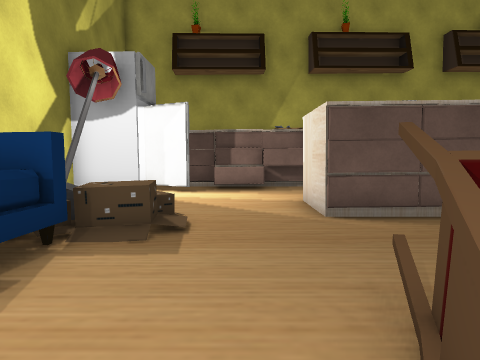
view 1 (above)

17 first-person views from a walk through a Unity game level. The camera is 1.2 m above the floor, tilts 4° down and sees 70° across. The floor is counted in squares, 1 m on a side. Each view is taken from the middle of a square. On the plan, view 1 faces up. The plan holds only what a view shows up to about 14 squares ahead; the rest is blank. The place goes on beyond the plan. Door leaves are left out, so doorways stand open. Some surface patterns are stand-ins.

view 2
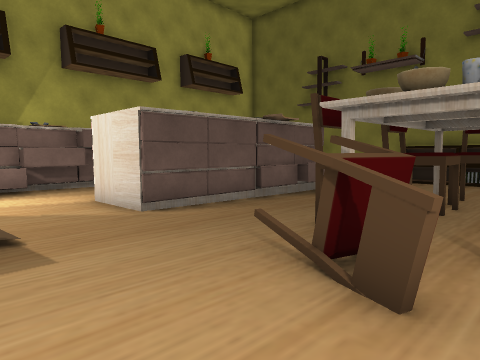

view 3
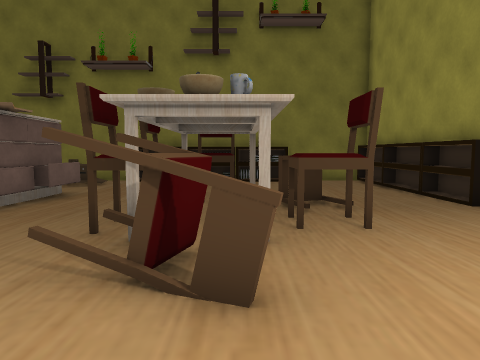

view 4
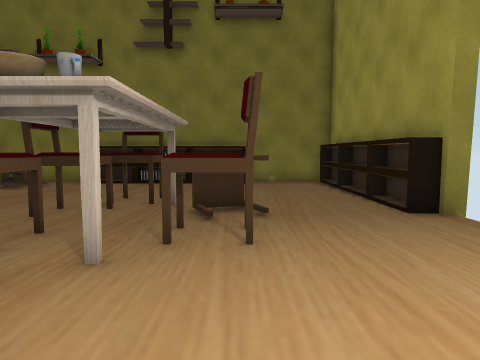

view 5
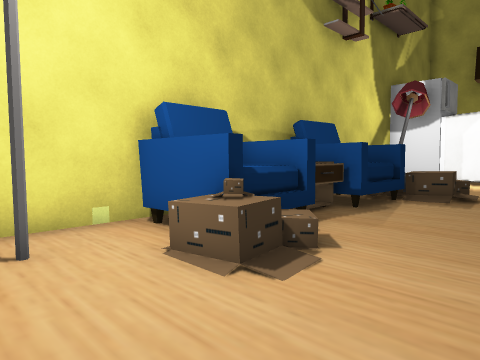

view 6
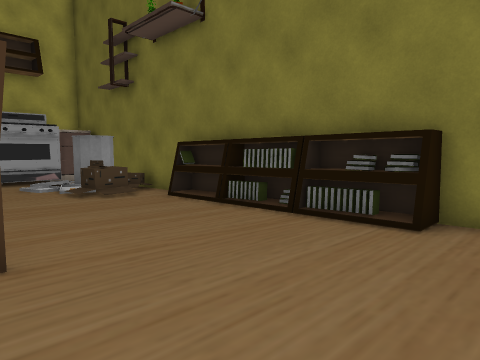

view 7
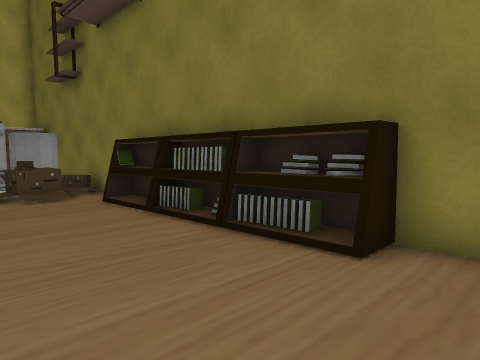

view 8
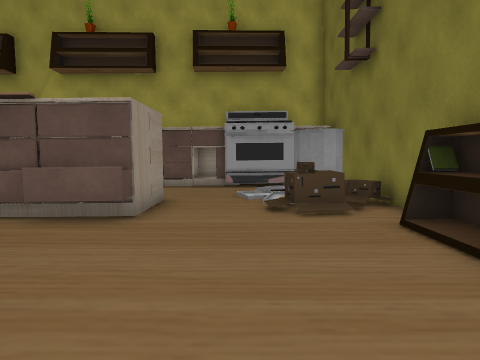

view 9
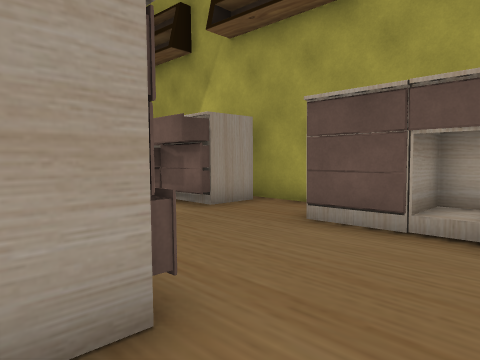

view 10
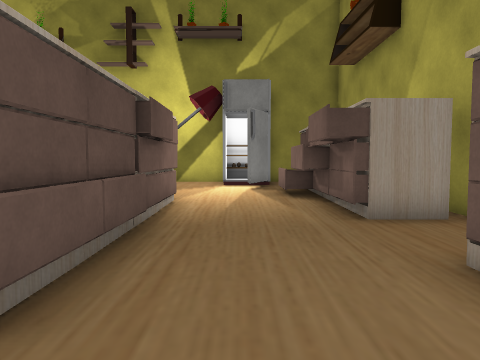

view 11
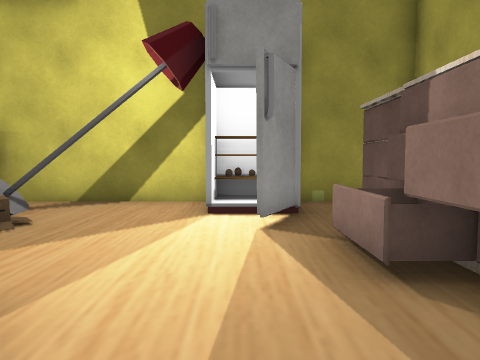

view 12
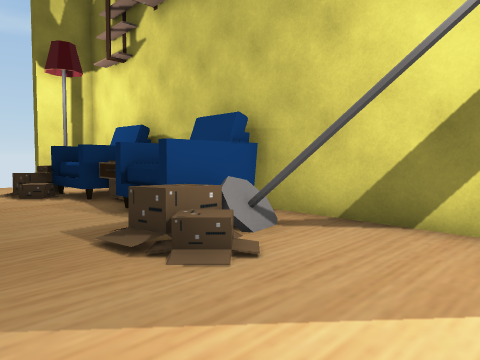

view 13
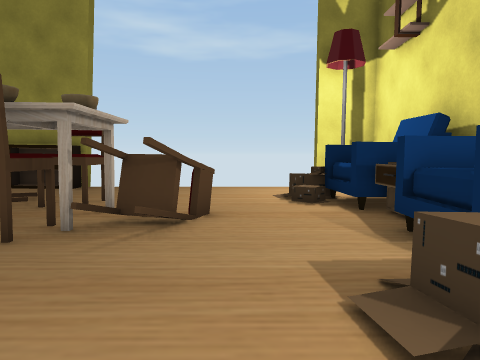

view 14
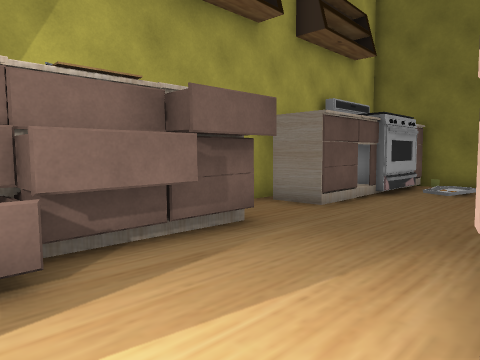

view 15
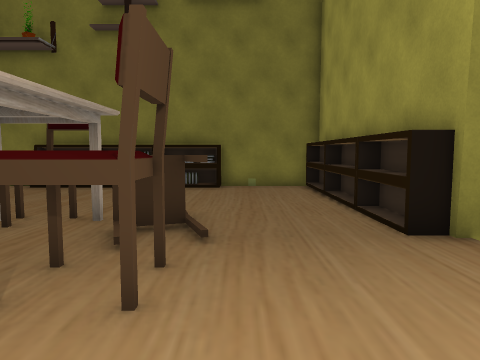

view 16
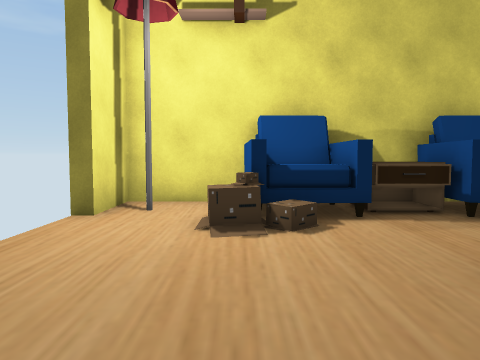

view 17
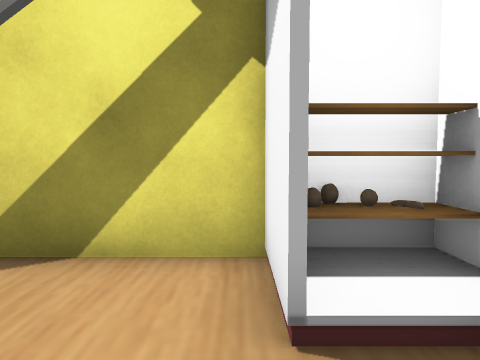

### Floor plan
Points are (right, up) in squares from view 1. A wall is a line through its corners. A room is listed if a view was taken in it or the views show most of it. See-through windows are left out.
Room 1 (views 1, 2, 3, 4, 5, 6, 7, 8, 9, 10, 11, 12, 13, 14, 15, 16, 17)
walls: (5.5, 6.7) (4.4, 6.7); (2.5, 6.7) (1.7, 6.7) (1.7, 9.2); (4.7, 9.2) (7.6, 9.2); (8.9, 8.5) (8.9, 6.7) (6.5, 6.7); (-3.5, 7.6) (-3.2, 5.9); (5.9, -5.7) (5.9, -5.2) (6.4, -5.2); (13.3, 9.5) (12.8, 9.6); (1.1, 13.5) (-1.9, 13.5); (13.7, 9.6) (13.1, 9.4) (12.7, 9.8) (12.6, 10.2); (7.3, 14.4) (7.3, 15.1); (10.5, 13.5) (7.6, 13.5); (4.5, 15) (4.5, 13.5) (2.7, 13.5); (9.2, 14.8) (9.2, 13.4); (-5, 10.4) (-5, -5) (-2.9, -5) (-2.9, -5.5); (8, 15.5) (3.5, 15.5); (14.7, -4.8) (14.7, 13.6)
low walls: (-2.7, 6) (-3, 5.5); (-3.9, 6) (-2.7, 6.2)
ways out: open door at (9.5, 13)
objects: other object (-5, -2); other object (-4, -4); other object (-4, -2) to (-3, 0); other object (-4, 1) to (-3, 2); other object (-4, 3) to (-3, 5); other object (-4, 10) to (-2, 12); other object (-4, 11); other object (-4, 12); other object (-3, -2); other object (-2, -2); other object (-2, 5) to (-2, 6); other object (-1, 12) to (0, 12); other object (0, 13); other object (1, 1) to (2, 3); other object (1, 13) to (2, 13); other object (3, 1); other object (3, 2) to (4, 3); other object (3, 7); other object (3, 9); other object (3, 13) to (4, 13); other object (4, -1) to (5, 0); other object (4, 7); other object (4, 9); other object (5, 13); other object (6, -1) to (8, 0); other object (6, 2) to (7, 3); other object (6, 7); other object (6, 9); other object (7, -5) to (8, -5); other object (7, 1); other object (7, 6) to (9, 6); other object (7, 14); other object (8, 1) to (9, 2); other object (8, 9); other object (9, -5) to (10, -5); other object (9, 9); other object (11, 14); other object (12, -5) to (13, -5); other object (12, 7) to (13, 8); other object (13, 13); other object (13, 14); other object (14, -1); other object (14, 0); other object (14, 1); other object (14, 2); other object (14, 3); other object (14, 4); other object (14, 5); other object (14, 6)

Positions as (right, up) in squares from view 1, and headings:
1: (0, 0), facing up
2: (-2, 0), facing up-right
3: (-2, 1), facing right
4: (-1, -1), facing right
5: (1, -5), facing up-left
6: (8, -3), facing up-right
7: (10, -3), facing up-right
8: (11, 0), facing up
9: (11, 8), facing up-left
10: (11, 11), facing left
11: (4, 11), facing left
12: (1, 10), facing down-left
13: (0, 8), facing down
14: (0, 9), facing up-right
15: (1, -2), facing right
16: (4, -2), facing left
17: (-1, 10), facing left
